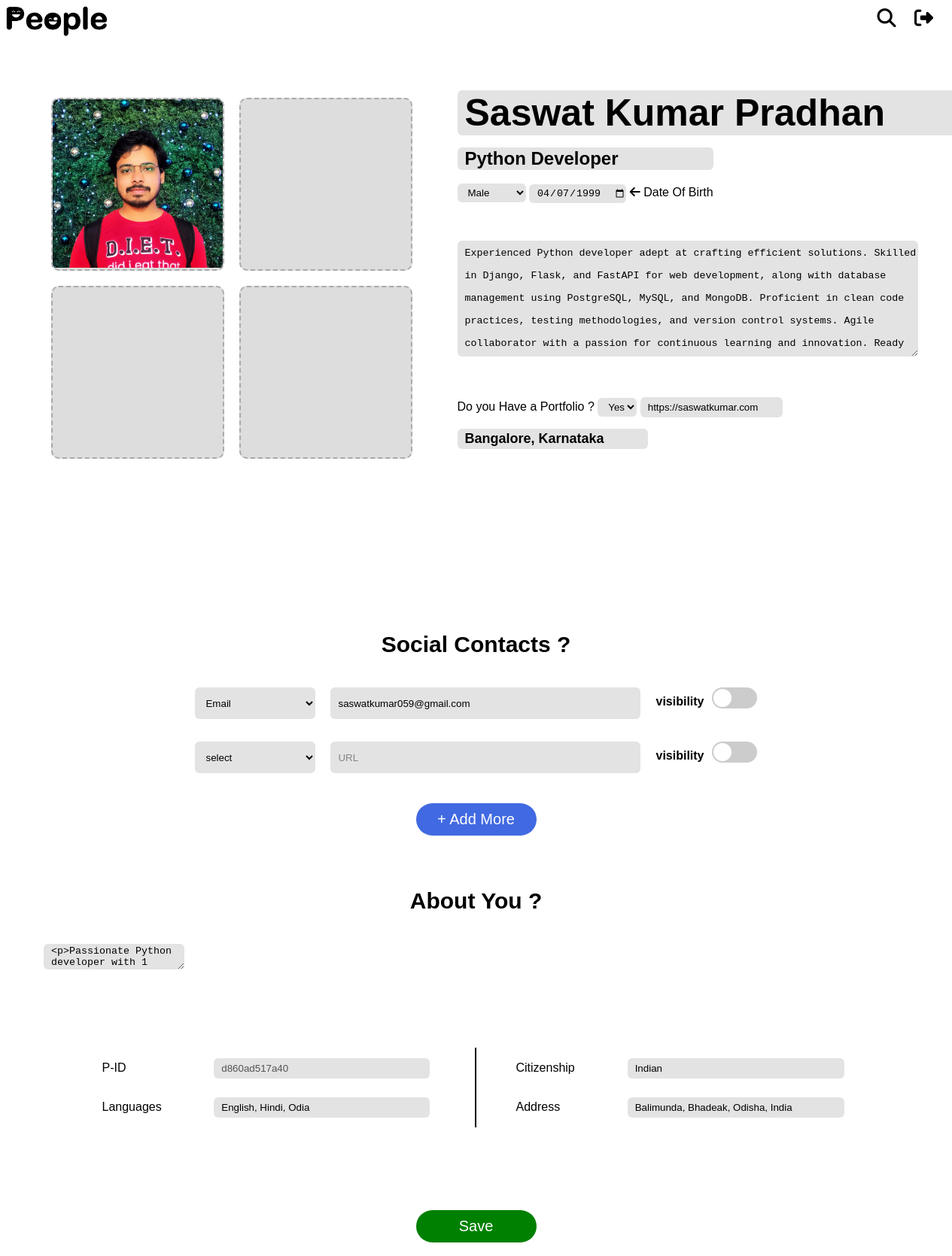
/peopleEdit (signed in), run on an earlier commit of the app's database.
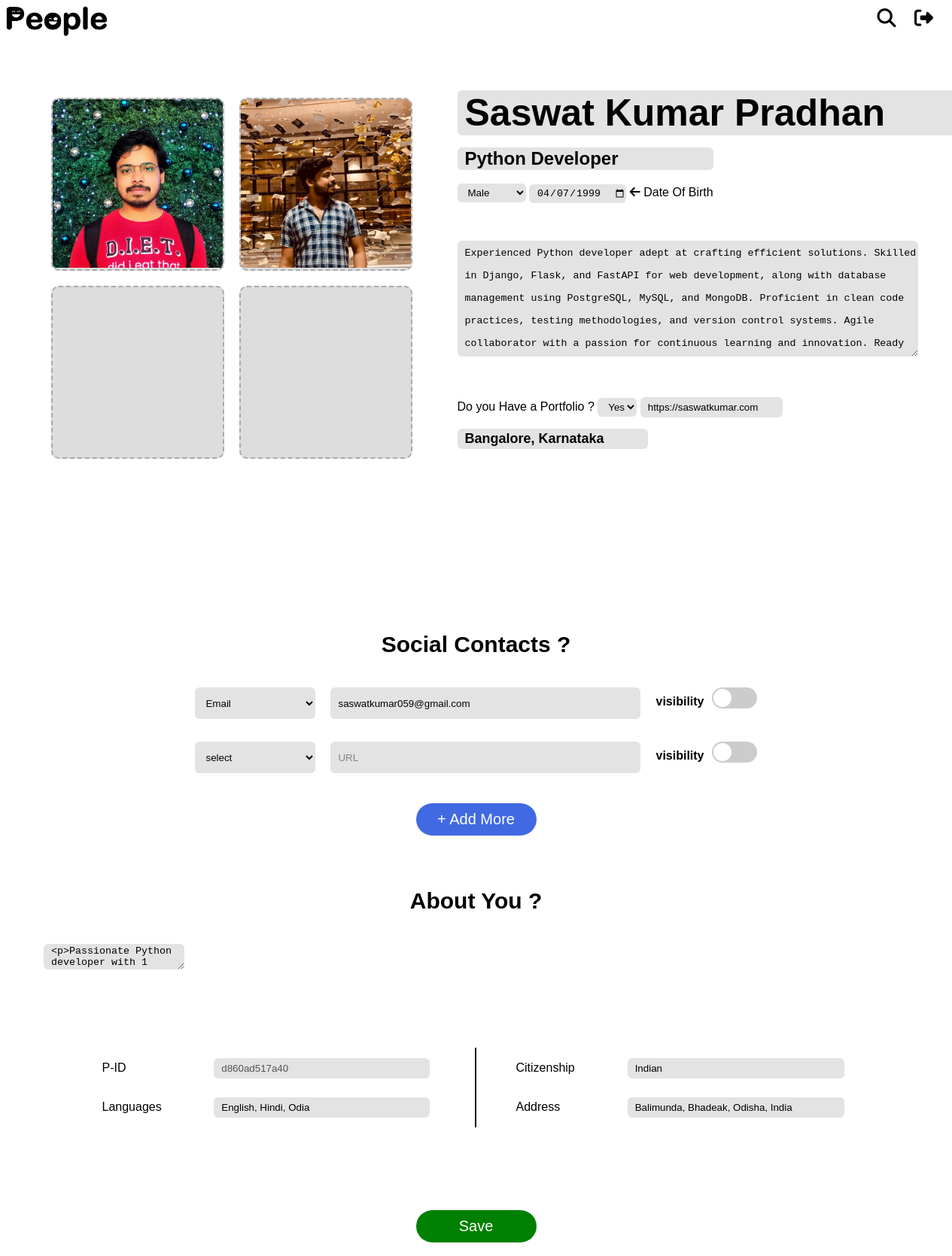
And on a later commit of the database.
### app/models.py (models this page shows, shortened)
class Profile(models.Model):
    pid = models.CharField(max_length=12, unique=True, help_text='12 digit P-ID', editable=False)
    name = models.CharField(max_length=100)
    email = models.EmailField(max_length=255, unique=True)
    profession = models.CharField(max_length=100, blank=True, null=True)
    GENDER_CHOICES = [
        ('Male', 'Male'),
        ('Female', 'Female'),
        ('Other', 'Other'),
    ]
    gender = models.CharField(max_length=10, choices=GENDER_CHOICES, blank=True, null=True)
    dob = models.DateField(blank=True, null=True)
    image1 = models.ImageField(upload_to='profile_images/', blank=True, null=True)
    image2 = models.ImageField(upload_to='profile_images/', blank=True, null=True)
    image3 = models.ImageField(upload_to='profile_images/', blank=True, null=True)
    image4 = models.ImageField(upload_to='profile_images/', blank=True, null=True)
    description = models.TextField(blank=True, null=True)
    portfolio_availability = models.BooleanField(default=False)
    portfolio_url = models.URLField(blank=True, null=True)
    about = models.TextField(blank=True, null=True)
    current_address = models.TextField(blank=True, null=True)
    permanent_address = models.TextField(blank=True, null=True)
    citizenship = models.CharField(max_length=100, blank=True, null=True)
    languages = models.TextField(blank=True, null=True)
    password = models.CharField(max_length=100)

### app/views.py (the view, shortened to what this page needs)
# urls.py: path('peopleEdit', views.peopleEdit, name='peopleEdit'),
def peopleEdit(request):
    if 'profile_id' not in request.session:
        return redirect('signin')
    try:
        profile_id = request.session['profile_id']
        profile = Profile.objects.get(id=profile_id)
    except (KeyError, Profile.DoesNotExist):
        return redirect('signin')
    return render(request, 'peopleEdit.html', {'profile': profile})

### app/templates/peopleEdit.html (shortened to what the changed rows need)
<!DOCTYPE html>
<html lang="en">
<head>
    {% load static %}
    <link rel="stylesheet" type="text/css" href="{% static 'css/peopleEdit.css' %}">
    <link rel="stylesheet" href="https://cdnjs.cloudflare.com/ajax/libs/font-awesome/6.5.1/css/all.min.css"
 />
</head>
<body>
    <form action="" method="post" enctype="multipart/form-data">
        <div class="main-container">
            <div class="carousel">
                <div class="row-center">
                  <label class="picture" for="picture__input1" tabIndex="0">
                    <span id="picture__image1" class="picture__image">
                        {% if profile.image1 %}
                            <img class="picture__img" src="{{ profile.image1.url }}" alt="">
                        {% endif %}
                    </span>
                  </label>
                  <label class="picture" for="picture__input2" tabIndex="0">
                    <span id="picture__image2" class="picture__image">
                        {% if profile.image2 %}
                            <img class="picture__img" src="{{ profile.image2.url }}" alt="">
                        {% endif %}
                    </span>
                  </label>
                </div>
              </div>
            <div class="responsive-row">
                <div class="details">
                    <input class="eh1" type="text" name="name" id="" value="{{ profile.name }}" placeholder="Enter Your Name">
                    <input class="eh2" type="text" name="profession" id="" value="{{ profile.profession|default:'' }}" placeholder="Your Profession"><br><br>
                    <select name="gender" id="">
                        <option value="Male" {% if profile.gender == 'Male' %} selected {% endif %}>Male</option>
                    </select>
                    {% if profile.dob %}
                        {% with profile.dob|date:"Y-m-d" as dob_formatted %}
                            <input type="date" name="dob" id="" value="{{ dob_formatted }}">
                        {% endwith %}
                    {% else %}
                        <input type="date" name="dob" id="" value="">
                    {% endif %}
                    <i class="fa-solid fa-arrow-left"></i> Date Of Birth<br>
                    <textarea name="description" id="" rows="5" placeholder="Profile Description">{{ profile.description|default:'' }}</textarea>
                    Do you Have a Portfolio ?
                    <select name="portfolio_availability" id="">
                        <option value="True" {% if profile.portfolio_availability %} selected {% endif %}>Yes</option>
                    </select>
                    <input type="text" name="portfolio_url" id="" value="{{ profile.portfolio_url|default:'' }}" placeholder="Enter Portfolio URL"><br>
                    <input class="address" type="text" name="current_address" id="" value="{{ profile.current_address|default:'' }}" placeholder="Your Current Address">
                </div>
            </div>
        </div>
        <section class="social-links">
            <div>
                <h1>Social Contacts ?</h1>
                <div class="social-add">
                    <select name="" id="">
                        <option value="">Email</option>
                    </select>
                    <input type="email" name="email" id="" value="{{ profile.email }}">
                    <h4>visibility</h4>
                    <div class="toggle-switch">
                        <label for="visibility-toggle"></label>
                    </div>
                </div>
            </div>
        </section>
        <section class="about">
            <h1>About You ?</h1>
            <textarea id="editor" name="about" placeholder="Enter About">{{ profile.about|default:'' }}</textarea>
        </section>
        <section class="informations">
            <table>
                <tr>
                    <td><input type="text" name="" id="" value="{{ profile.pid }}" disabled></td>
                </tr>
                <tr>
                    <td><input type="text" name="languages" id="" value="{{ profile.languages|default:'' }}" placeholder="Languages You Speak"></td>
                </tr>
            </table>
            <table>
                <tr>
                    <td><input type="text" name="citizenship" id="" value="{{ profile.citizenship|default:'' }}" placeholder="Your Citizenship"></td>
                </tr>
                <tr>
                    <td><input type="text" name="permanent_address" id="" value="{{ profile.permanent_address|default:'' }}" placeholder="permanent address"></td>
                </tr>
            </table>
        </section>
    </form>
</body>
</html>

What changed in the data, as far as the page shows it:
changed Profile "Saswat Kumar Pradhan": image2: picture added
